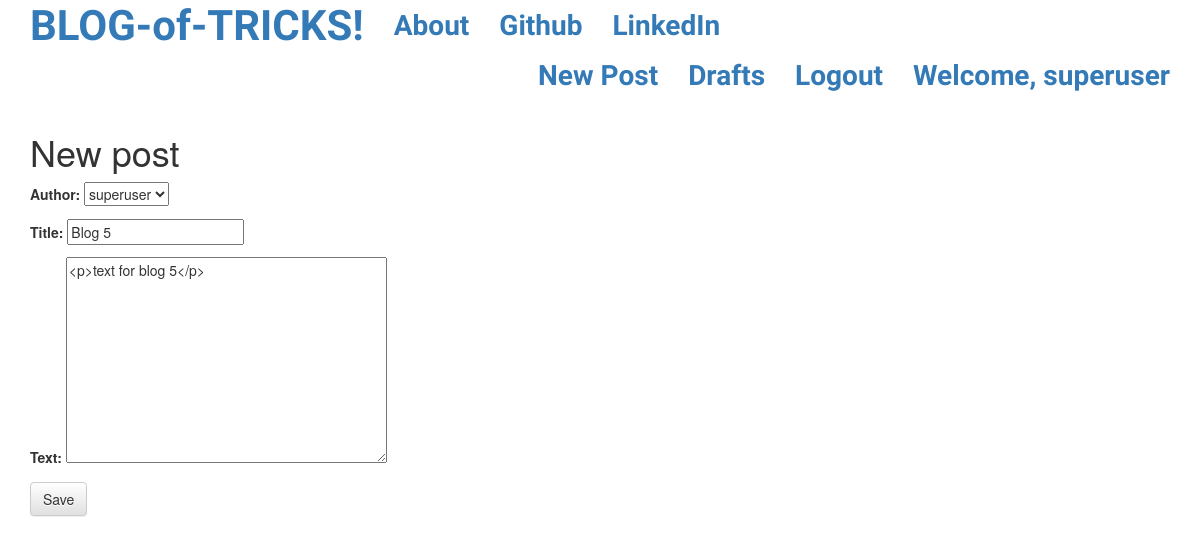
The app's page /post/5/edit/ (signed in) with its own data.
### blog_app/models.py (models this page shows, shortened)
class Post(models.Model):
    author = models.ForeignKey('auth.User')
    title = models.CharField(max_length=200)
    text = models.TextField()
    created_date = models.DateTimeField(default=timezone.now)
    published_date = models.DateTimeField(blank=True,null=True)

### blog_app/views.py (the view)
# urls.py: url(r'^post/(?P<pk>\d+)/edit/$',views.PostUpdateView.as_view(),name='post_edit'),
class PostUpdateView(LoginRequiredMixin,UpdateView):
    login_url = '/login/'
    redirect_field_name = 'blog_app/post_detail.html'
    form_class = PostForm
    model = Post

### blog_app/forms.py
class PostForm(forms.ModelForm):
    class Meta():
        model = Post
        fields = ('author','title','text')
        widgets = {
            'title':forms.TextInput(attrs={'class':'textinputclass'}),
            'text':forms.Textarea(attrs={'class':'editable medium-editor-textarea postcontent'})
        }

### blog_app/templates/blog_app/post_form.html (shortened to what this page needs)
{% extends "blog_app/base.html" %}
{% block content %}
  <h1>New post</h1>
  <form method="POST" class="post-form">
    {{form.as_p}}
    <button type="submit" class="save btn btn-default">Save</button>
  </form>
{% endblock %}

### blog_app/templates/blog_app/base.html (shortened to what this page needs)
<!DOCTYPE html>
{% load staticfiles %}
<html lang="en" dir="ltr">
  <head>
    <link rel="stylesheet" href="https://maxcdn.bootstrapcdn.com/bootstrap/3.3.7/css/bootstrap.min.css">
    <link rel="stylesheet" href="https://maxcdn.bootstrapcdn.com/bootstrap/3.3.7/css/bootstrap-theme.min.css">
    <link rel="stylesheet" href="//cdn.jsdelivr.net/medium-editor/latest/css/medium-editor.min.css" type="text/css" media="screen" charset="utf-8">
    <link rel="stylesheet" href="{% static 'css/blog.css' %}">
  </head>
  <body>
    <nav class='navbar nvabar-default blogfont custom-navbar'>
      <div class="container">
        <ul class="nav navbar-nav">
          <li class='loader'><a class='navbar-brand bigbrand' href="{% url 'post_list' %}">BLOG-of-TRICKS!</a></li>
          <li><a href="{% url 'about' %}">About</a></li>
          <li><a href="https://github.com/joshuadimalanta">Github</a></li>
          <li><a href="https://www.linkedin.com/in/joshuadimalanta/">LinkedIn</a></li>
        </ul>
        <ul class="nav navbar-nav navbar-right">
          {% if user.is_authenticated %}
          <li><a href="{% url 'post_new' %}" >New Post</a></li>
          <li><a href="{% url 'post_draft_list' %}">Drafts</a></li>
          <li><a href="{% url 'logout' %}" >Logout</a></li>
          <li><a >Welcome, {{ user.username }}</a></li>
          {% else %}
          <li><a class='nav navbar-right' href="{% url 'login' %}" ><span class="glyphicon glyphicon-user"></span></a></li>
          {% endif %}
        </ul>
      </div>
    </nav>
    <div class="content container">
      <div class="row">
        <div class="col-md-8">
          <div class="blog_posts">
            {% block content %}
            {% endblock %}
          </div>
        </div>
      </div>
    </div>
  </body>
</html>

### blog_app/static/css/blog.css (style rules this page uses)
.blogfont { font-family: 'Amatic SC'; font-weight: bold; font-size: 2em; margin-bottom: 10px; }
.bigbrand { font-size: 1.5em; }
.loader { filter:hue-rotate(0deg); color:linear-gradient(45deg,#0f8,#08f); animation:hue 10000ms infinite linear; }

### records on screen
Post: author "superuser", title "Blog 5", text "<p>text for blog 5</p>"

### other values on screen
{{ user.username }} "superuser"
